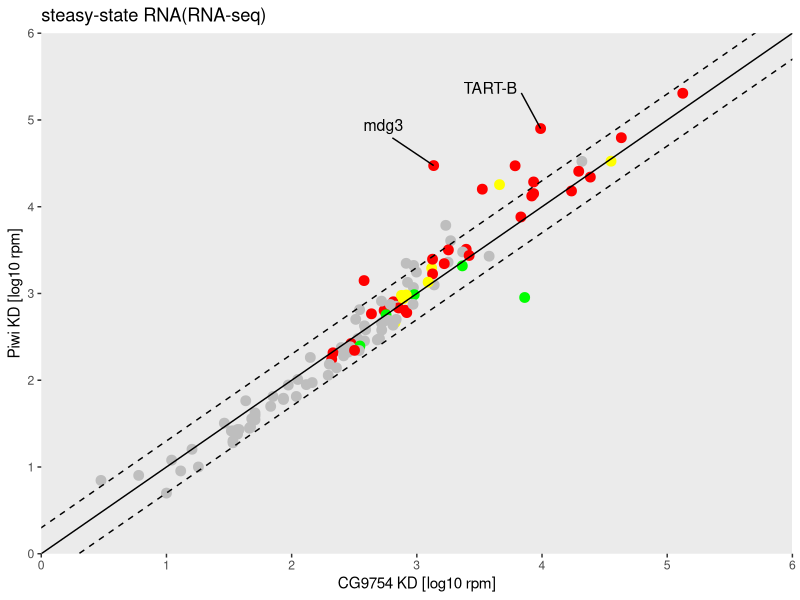

This chart was generated by the following R code:

#读取文件
A_data <- read.table("data.txt", header = T, row.names = 1)

#取整
A_data <- round(A_data, digits = 0)

#取log10
A_data <- log(A_data,10)

#添加颜色列
C_data <- read.table("color.txt",header = T)
A_data <- transform(A_data,colour = C_data)

library(dplyr)
library(ggplot2)

#计算
df <- A_data %>%
  mutate(fc = log2(CG / (Piwi)))
df$name <- rownames(A_data)

ggplot(A_data,aes(x=CG,y=Piwi,colour=colour)) +
  geom_point(size = 3) +
  geom_abline(slope = 1,intercept = 0,colour = "black") +
  # xlim(0,6) +  
  # ylim(0,6) +
  labs(x = "CG9754 KD [log10 rpm]", y = "Piwi KD [log10 rpm]", title = "steasy-state RNA(RNA-seq)") +
  theme(panel.grid =element_blank()) +
  geom_text(vjust = 0,nudge_x = -0.4,nudge_y = 0.4,size = 4,colour = "black",data = filter(df, fc < -0.29 , fc > -0.52), aes(CG, Piwi, label = name)) +
  scale_x_continuous(limits = c(0, 6), expand = c(0, 0)) +
  scale_y_continuous(limits = c(0, 6), expand = c(0, 0)) +
  geom_abline(slope = 1,intercept = 0.3,lty = 2) +
  geom_abline(slope = 1,intercept = -0.3,lty = 2) +
  scale_colour_manual(values = c("gray","green","red","yellow")) +
  theme(legend.position = "none") +
  annotate("segment",x =	2.8044959 ,xend = 3.1344959 ,y = 4.7942017 ,yend = 4.4742017 ,colour = "black" ) +
  annotate("segment",x =	3.8344959 ,xend = 3.9887373 ,y = 5.311640 ,yend = 4.9011640 ,colour = "black" )

